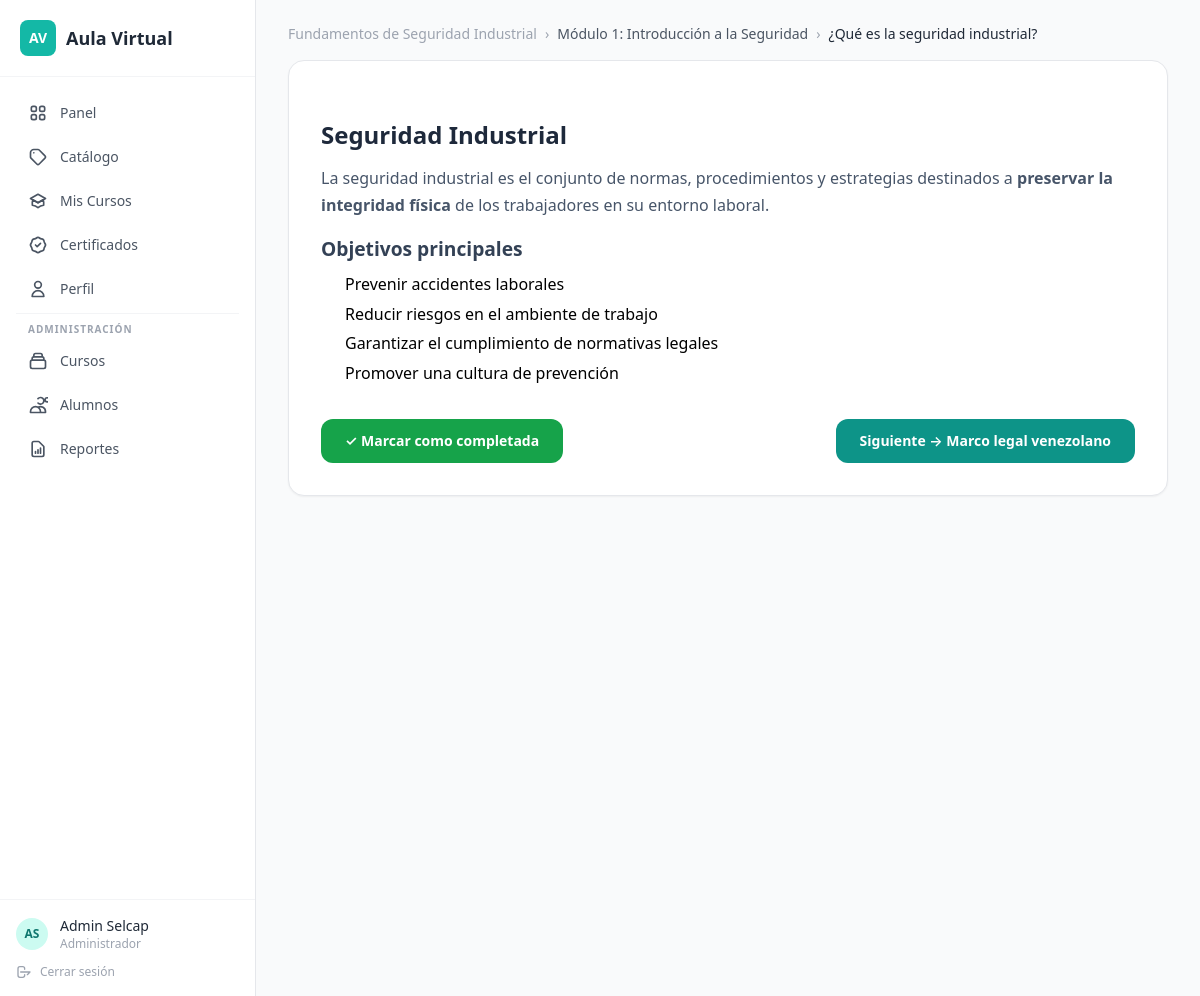
/lesson.php?id=1 (signed in), run on the app's committed database.
### tables this page shows
CREATE TABLE users (
    id INT AUTO_INCREMENT PRIMARY KEY,
    email VARCHAR(255) NOT NULL UNIQUE,
    password_hash VARCHAR(255) NOT NULL,
    first_name VARCHAR(100) NOT NULL,
    last_name VARCHAR(100) NOT NULL,
    role ENUM('admin','student') DEFAULT 'student',
    is_active TINYINT(1) DEFAULT 1,
    created_at TIMESTAMP DEFAULT CURRENT_TIMESTAMP
);

CREATE TABLE lessons (
    id INT AUTO_INCREMENT PRIMARY KEY,
    section_id INT NOT NULL,
    title VARCHAR(255) NOT NULL,
    content_html LONGTEXT DEFAULT '',
    video_url VARCHAR(500),
    live_url VARCHAR(500),
    sort_order INT DEFAULT 0,
    FOREIGN KEY (section_id) REFERENCES sections(id) ON DELETE CASCADE
);

CREATE TABLE courses (
    id INT AUTO_INCREMENT PRIMARY KEY,
    title VARCHAR(255) NOT NULL,
    description TEXT,
    thumbnail_url VARCHAR(500),
    sku VARCHAR(100) UNIQUE,
    is_sequential TINYINT(1) DEFAULT 0,
    passing_grade INT DEFAULT 70,
    status ENUM('draft','published','archived') DEFAULT 'published',
    created_at TIMESTAMP DEFAULT CURRENT_TIMESTAMP
);

CREATE TABLE sections (
    id INT AUTO_INCREMENT PRIMARY KEY,
    course_id INT NOT NULL,
    title VARCHAR(255) NOT NULL,
    description TEXT,
    live_url VARCHAR(500),
    sort_order INT DEFAULT 0,
    FOREIGN KEY (course_id) REFERENCES courses(id) ON DELETE CASCADE
);

### includes/auth.php (called while the page is built, shortened)
<?php
require_once __DIR__ . '/config.php';
function isLoggedIn(): bool {
    return isset($_SESSION['user_id']);
}
function currentUser(): ?array {
    try {
        $stmt = db()->prepare('SELECT id, email, first_name, last_name, role FROM users WHERE id = ? AND is_active = 1');
        $stmt->execute([$_SESSION['user_id']]);
        return $stmt->fetch() ?: null;
    } catch (PDOException $e) {
        return null;
    }
}

### includes/config.php (called while the page is built, shortened)
<?php
function db(): PDO {
    static $pdo = null;
    if ($pdo === null) {
        $dsn = sprintf('mysql:host=%s;dbname=%s;charset=%s', DB_HOST, DB_NAME, DB_CHARSET);
        $pdo = new PDO($dsn, DB_USER, DB_PASS, [
            PDO::ATTR_ERRMODE => PDO::ERRMODE_EXCEPTION,
            PDO::ATTR_DEFAULT_FETCH_MODE => PDO::FETCH_ASSOC,
            PDO::ATTR_EMULATE_PREPARES => false,
        ]);
    }
    return $pdo;
}

### lesson.php (the view, shortened to what this page needs)
<?php
require_once __DIR__ . '/includes/auth.php';
$lessonId = (int) ($_GET['id'] ?? 0);
$userId = $_SESSION['user_id'];
$pdo = db();
$stmt = $pdo->prepare('SELECT l.*, s.id as section_id, s.title as section_title, s.course_id, c.title as course_title, c.is_sequential
    FROM lessons l
    JOIN sections s ON l.section_id = s.id
    JOIN courses c ON s.course_id = c.id
    WHERE l.id = ?');
$stmt->execute([$lessonId]);
$lesson = $stmt->fetch();
$progStmt = $pdo->prepare('SELECT completed FROM lesson_progress WHERE user_id = ? AND lesson_id = ?');
$progStmt->execute([$userId, $lessonId]);
$progress = $progStmt->fetch();
$isDone = $progress && $progress['completed'];
$nextStmt = $pdo->prepare('SELECT l.id, l.title FROM lessons l WHERE l.section_id = ? AND l.sort_order > ? ORDER BY l.sort_order LIMIT 1');
$nextStmt->execute([$lesson['section_id'], $lesson['sort_order']]);
$nextLesson = $nextStmt->fetch();
require __DIR__ . '/includes/header.php';
?>
<nav class="flex items-center gap-2 text-sm text-gray-400 mb-4 flex-wrap">
  <a href="<?= BASE_URL ?>/dashboard.php" class="hover:text-selcap-600 transition-colors"><?= htmlspecialchars($lesson['course_title']) ?></a>
  <span>›</span>
  <span class="text-gray-600"><?= htmlspecialchars($lesson['section_title']) ?></span>
  <span>›</span>
  <span class="text-gray-800 font-medium"><?= htmlspecialchars($lesson['title']) ?></span>
</nav>
<div class="bg-white rounded-2xl shadow-sm border border-gray-200 p-6 sm:p-8">
  <div class="lesson-content prose max-w-none">
    <?= $lesson['content_html'] ?>
  </div>
  <div class="mt-8 flex items-center justify-between gap-4 flex-wrap">
    <form method="POST" class="flex-1 sm:flex-none">
      <?php if (!$isDone): ?>
        <button type="submit" name="complete" value="1"
                class="w-full sm:w-auto bg-green-600 hover:bg-green-700 text-white font-semibold px-6 py-3 rounded-xl transition-colors text-sm">
          ✓ Marcar como completada
        </button>
      <?php else: ?>
        <span class="text-sm text-green-600 font-medium">✓ Lección completada</span>
      <?php endif; ?>
    </form>
    <?php if ($nextLesson): ?>
      <a href="<?= BASE_URL ?>/lesson.php?id=<?= $nextLesson['id'] ?>"
         class="w-full sm:w-auto bg-selcap-600 hover:bg-selcap-700 text-white font-semibold px-6 py-3 rounded-xl transition-colors text-sm text-center">
        Siguiente → <?= htmlspecialchars($nextLesson['title']) ?>
      </a>
    <?php endif; ?>
  </div>
</div>
<?php require __DIR__ . '/includes/footer.php'; ?>

### includes/header.php (shortened to what this page needs)
<?php
require_once __DIR__ . '/auth.php';
$user = currentUser();
$isAdmin = $user && $user['role'] === 'admin';
$currentPage = $currentPage ?? '';
?>
<!DOCTYPE html>
<html lang="es">
<head>
  <script src="https://cdn.tailwindcss.com"></script>
</head>
<body class="bg-gray-50 min-h-screen">
<div class="flex min-h-screen">
  <aside class="w-64 bg-white border-r border-gray-200 hidden lg:flex flex-col shrink-0">
    <div class="p-5 border-b border-gray-100">
      <a href="<?= BASE_URL ?>/dashboard.php" class="flex items-center gap-2.5 no-underline">
        <div class="w-9 h-9 bg-selcap-500 rounded-lg flex items-center justify-center">
          <span class="text-white font-extrabold text-sm">AV</span>
        </div>
        <span class="font-bold text-gray-800 text-lg">Aula Virtual</span>
      </a>
    </div>
    <nav class="flex-1 p-4 space-y-1">
      <a href="<?= BASE_URL ?>/dashboard.php" class="flex items-center gap-3 px-3 py-2.5 rounded-xl text-sm font-medium transition-colors
        <?= $currentPage === 'dashboard' ? 'bg-selcap-50 text-selcap-700' : 'text-gray-600 hover:bg-gray-50 hover:text-gray-900' ?>">
        Panel
      </a>
      <a href="<?= BASE_URL ?>/catalogo.php" class="flex items-center gap-3 px-3 py-2.5 rounded-xl text-sm font-medium transition-colors
        <?= $currentPage === 'catalogo' ? 'bg-selcap-50 text-selcap-700' : 'text-gray-600 hover:bg-gray-50 hover:text-gray-900' ?>">
        <svg class="w-5 h-5" fill="none" viewBox="0 0 24 24" stroke="currentColor"><path stroke-linecap="round" stroke-linejoin="round" stroke-width="2" d="M7 7h.01M7 3h5c.512 0 1.024.195 1.414.586l7 7a2 2 0 010 2.828l-7 7a2 2 0 01-2.828 0l-7-7A1.994 1.994 0 013 12V7a4 4 0 014-4z"/></svg>
        Catálogo
      </a>
      <a href="<?= BASE_URL ?>/mis-cursos.php" class="flex items-center gap-3 px-3 py-2.5 rounded-xl text-sm font-medium transition-colors
        <?= $currentPage === 'mis-cursos' ? 'bg-selcap-50 text-selcap-700' : 'text-gray-600 hover:bg-gray-50 hover:text-gray-900' ?>">
        Mis Cursos
      </a>
      <a href="<?= BASE_URL ?>/certificados.php" class="flex items-center gap-3 px-3 py-2.5 rounded-xl text-sm font-medium transition-colors
        <?= $currentPage === 'certificados' ? 'bg-selcap-50 text-selcap-700' : 'text-gray-600 hover:bg-gray-50 hover:text-gray-900' ?>">
        Certificados
      </a>
      <a href="<?= BASE_URL ?>/perfil.php" class="flex items-center gap-3 px-3 py-2.5 rounded-xl text-sm font-medium transition-colors
        <?= $currentPage === 'perfil' ? 'bg-selcap-50 text-selcap-700' : 'text-gray-600 hover:bg-gray-50 hover:text-gray-900' ?>">
        <svg class="w-5 h-5" fill="none" viewBox="0 0 24 24" stroke="currentColor"><path stroke-linecap="round" stroke-linejoin="round" stroke-width="2" d="M16 7a4 4 0 11-8 0 4 4 0 018 0zM12 14a7 7 0 00-7 7h14a7 7 0 00-7-7z"/></svg>
        Perfil
      </a>
      <?php if ($isAdmin): ?>
      <div class="border-t border-gray-100 my-2 pt-2">
        <p class="px-3 text-[10px] text-gray-400 mb-1 uppercase tracking-widest font-semibold">Administración</p>
      </div>
      <a href="<?= BASE_URL ?>/admin/courses.php" class="flex items-center gap-3 px-3 py-2.5 rounded-xl text-sm font-medium transition-colors
        <?= $currentPage === 'cursos' ? 'bg-selcap-50 text-selcap-700' : 'text-gray-600 hover:bg-gray-50 hover:text-gray-900' ?>">
        <svg class="w-5 h-5" fill="none" viewBox="0 0 24 24" stroke="currentColor"><path stroke-linecap="round" stroke-linejoin="round" stroke-width="2" d="M19 11H5m14 0a2 2 0 012 2v6a2 2 0 01-2 2H5a2 2 0 01-2-2v-6a2 2 0 012-2m14 0V9a2 2 0 00-2-2M5 11V9a2 2 0 012-2m0 0V5a2 2 0 012-2h6a2 2 0 012 2v2M7 7h10"/></svg>
        Cursos
      </a>
      <a href="<?= BASE_URL ?>/admin/alumnos.php" class="flex items-center gap-3 px-3 py-2.5 rounded-xl text-sm font-medium transition-colors
        <?= $currentPage === 'alumnos' ? 'bg-selcap-50 text-selcap-700' : 'text-gray-600 hover:bg-gray-50 hover:text-gray-900' ?>">
        <svg class="w-5 h-5" fill="none" viewBox="0 0 24 24" stroke="currentColor"><path stroke-linecap="round" stroke-linejoin="round" stroke-width="2" d="M12 4.354a4 4 0 110 5.292M15 21H3v-1a6 6 0 0112 0v1zm0 0h6v-1a6 6 0 00-9-5.197m13.5-9a2.5 2.5 0 11-5 0 2.5 2.5 0 015 0z"/></svg>
        Alumnos
      </a>
      <a href="<?= BASE_URL ?>/admin/reportes.php" class="flex items-center gap-3 px-3 py-2.5 rounded-xl text-sm font-medium transition-colors
        <?= $currentPage === 'reportes' ? 'bg-selcap-50 text-selcap-700' : 'text-gray-600 hover:bg-gray-50 hover:text-gray-900' ?>">
        <svg class="w-5 h-5" fill="none" viewBox="0 0 24 24" stroke="currentColor"><path stroke-linecap="round" stroke-linejoin="round" stroke-width="2" d="M9 17v-2m3 2v-4m3 4v-6m2 10H7a2 2 0 01-2-2V5a2 2 0 012-2h5.586a1 1 0 01.707.293l5.414 5.414a1 1 0 01.293.707V19a2 2 0 01-2 2z"/></svg>
        Reportes
      </a>
      <?php endif; ?>
    </nav>
    <div class="p-4 border-t border-gray-100">
      <div class="flex items-center gap-3 mb-3">
        <div class="w-8 h-8 rounded-full bg-selcap-100 flex items-center justify-center text-selcap-700 font-bold text-xs">
          <?= strtoupper(substr($user['first_name'] ?? 'U', 0, 1) . substr($user['last_name'] ?? '', 0, 1)) ?>
        </div>
        <div class="min-w-0">
          <p class="text-sm font-medium text-gray-800 truncate"><?= htmlspecialchars(($user['first_name'] ?? '') . ' ' . ($user['last_name'] ?? '')) ?></p>
          <p class="text-xs text-gray-400"><?= $isAdmin ? 'Administrador' : 'Estudiante' ?></p>
        </div>
      </div>
      <a href="<?= BASE_URL ?>/logout.php" class="flex items-center gap-2 text-xs text-gray-400 hover:text-red-500 transition-colors">
        <svg class="w-4 h-4" fill="none" viewBox="0 0 24 24" stroke="currentColor"><path stroke-linecap="round" stroke-linejoin="round" stroke-width="2" d="M17 16l4-4m0 0l-4 4m4-4H7m6 4v1a3 3 0 01-3 3H6a3 3 0 01-3-3V7a3 3 0 013-3h4a3 3 0 013 3v1"/></svg>
        Cerrar sesión
      </a>
    </div>
  </aside>
  <div class="flex-1 lg:ml-0 mt-14 lg:mt-0">
    <main class="max-w-5xl mx-auto px-4 lg:px-8 py-6">

### includes/header.php (style rules this page uses)
body { font-family: system-ui, -apple-system, sans-serif; }
.lesson-content h2 { font-size:1.5rem; font-weight:700; margin:1.5rem 0 0.75rem; color:#1e293b; }
.lesson-content h3 { font-size:1.2rem; font-weight:600; margin:1rem 0 0.5rem; color:#334155; }
.lesson-content p { margin:0.5rem 0; line-height:1.7; color:#475569; }
.lesson-content ul, .lesson-content ol { margin:0.5rem 0 0.5rem 1.5rem; }
.lesson-content li { margin:0.25rem 0; line-height:1.6; }

### data on the page
users: first_name+last_name "AS", first_name+last_name "Admin Selcap"
lessons: courses.title "Fundamentos de Seguridad Industrial", section.title "Módulo 1: Introducción a la Seguridad", title "¿Qué es la seguridad industrial?", content_html "Seguridad Industrial La seguridad industrial es el conjunto de normas, procedimientos y estrategias destinados a preservar la integridad física de los trabajadores en su entorno laboral. Objetivos principales Prevenir accidentes laborales Reducir riesgos en el ambiente de trabajo Garantizar el cumplimiento de normativas legales Promover una cultura de prevención"
lessons: title "Marco legal venezolano"
